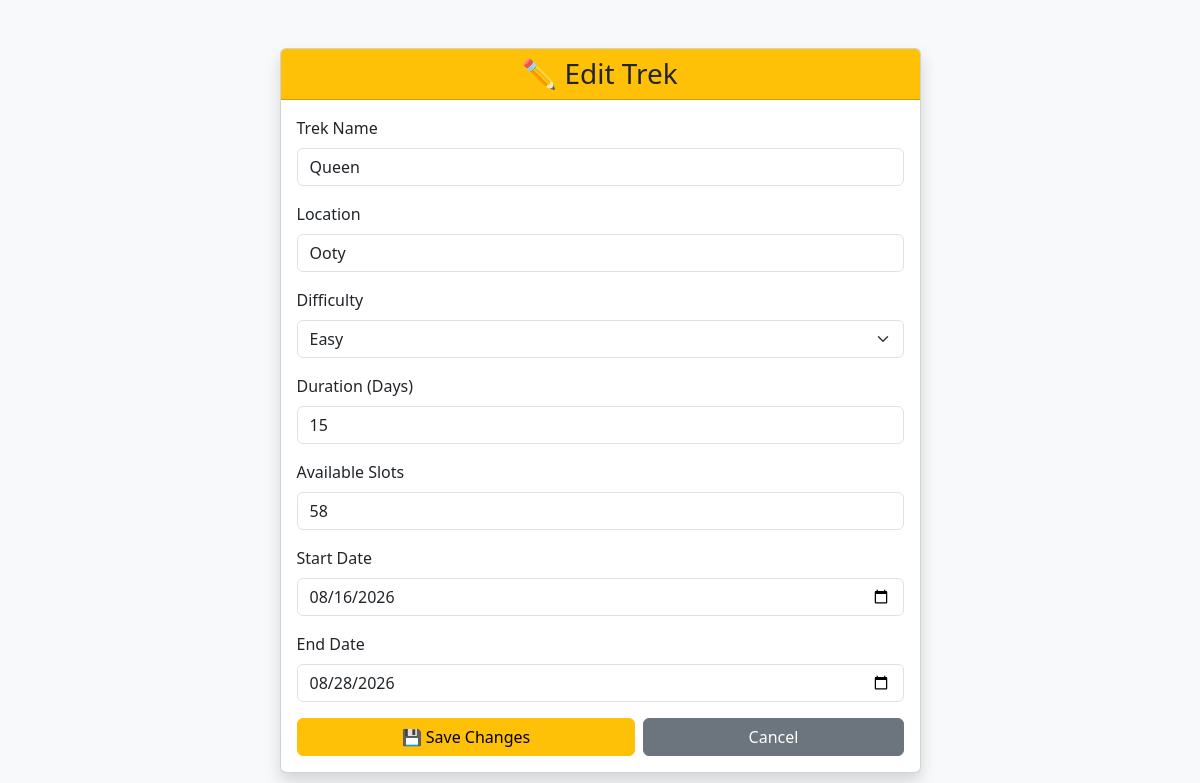
The app's page /edit_trek/1 (signed in) with its own data.
### models.py (models this page shows)
class Trek(db.Model):
    id = db.Column(db.Integer, primary_key=True)
    trek_name = db.Column(db.String(100), nullable=False)
    location = db.Column(db.String(100), nullable=False)
    difficulty = db.Column(db.String(20), nullable=False)
    duration = db.Column(db.Integer, nullable=False)
    available_slots = db.Column(db.Integer, nullable=False)
    status = db.Column(db.String(20), nullable=False, default="Pending")
    start_date = db.Column(db.Date, nullable=False)
    end_date = db.Column(db.Date, nullable=False)
    assigned_staff_id = db.Column(db.Integer, db.ForeignKey("staff_profile.id"), nullable=True)

### app.py (the view, shortened to what this page needs)
@app.route("/edit_trek/<int:trek_id>", methods=["GET", "POST"])
def edit_trek(trek_id):
    if "user_id" not in session:
        return redirect("/login")
    if session["role"] != "Admin":
        return "Access Denied!"
    trek = Trek.query.get_or_404(trek_id)
    if request.method == "GET":
        return render_template("edit_trek.html", trek=trek)

### templates/edit_trek.html (shortened to what this page needs)
<!DOCTYPE html>
<html lang="en">
<head>
    <link
        href="https://cdn.jsdelivr.net/npm/bootstrap@5.3.3/dist/css/bootstrap.min.css"
        rel="stylesheet">
</head>
<body class="bg-light">
<div class="container mt-5">
    <div class="row justify-content-center">
        <div class="col-md-7">
            <div class="card shadow">
                <div class="card-header bg-warning text-dark text-center">
                    <h3 class="mb-0">
                        ✏️ Edit Trek
                    </h3>
                </div>
                <div class="card-body">
                    <form method="POST">
                        <div class="mb-3">
                            <label class="form-label">
                                Trek Name
                            </label>
                            <input
                                type="text"
                                name="trek_name"
                                value="{{ trek.trek_name }}"
                                class="form-control"
                                required>
                        </div>
                        <div class="mb-3">
                            <label class="form-label">
                                Location
                            </label>
                            <input
                                type="text"
                                name="location"
                                value="{{ trek.location }}"
                                class="form-control"
                                required>
                        </div>
                        <div class="mb-3">
                            <label class="form-label">
                                Difficulty
                            </label>
                            <select
                                name="difficulty"
                                class="form-select"
                                required>
                                <option value="Easy"
                                    {% if trek.difficulty == "Easy" %}selected{% endif %}>
                                    Easy
                                </option>
                            </select>
                        </div>
                        <div class="mb-3">
                            <label class="form-label">
                                Duration (Days)
                            </label>
                            <input
                                type="number"
                                name="duration"
                                value="{{ trek.duration }}"
                                class="form-control"
                                min="1"
                                required>
                        </div>
                        <div class="mb-3">
                            <label class="form-label">
                                Available Slots
                            </label>
                            <input
                                type="number"
                                name="available_slots"
                                value="{{ trek.available_slots }}"
                                class="form-control"
                                min="0"
                                required>
                        </div>
                        <div class="mb-3">
                            <label class="form-label">
                                Start Date
                            </label>
                            <input
                                type="date"
                                name="start_date"
                                value="{{ trek.start_date }}"
                                class="form-control"
                                required>
                        </div>
                        <div class="mb-3">
                            <label class="form-label">
                                End Date
                            </label>
                            <input
                                type="date"
                                name="end_date"
                                value="{{ trek.end_date }}"
                                class="form-control"
                                required>
                        </div>
                        <div class="d-flex gap-2">
                            <button
                                type="submit"
                                class="btn btn-warning flex-fill">
                                💾 Save Changes
                            </button>
                            <a
                                href="/view_treks"
                                class="btn btn-secondary flex-fill">
                                Cancel
                            </a>
                        </div>
                    </form>
                </div>
            </div>
        </div>
    </div>
</div>
</body>
</html>

### records on screen
Trek: trek_name "Queen", location "Ooty", difficulty "Easy", duration "15", available_slots "58", start_date "08/16/2026", end_date "08/28/2026"
